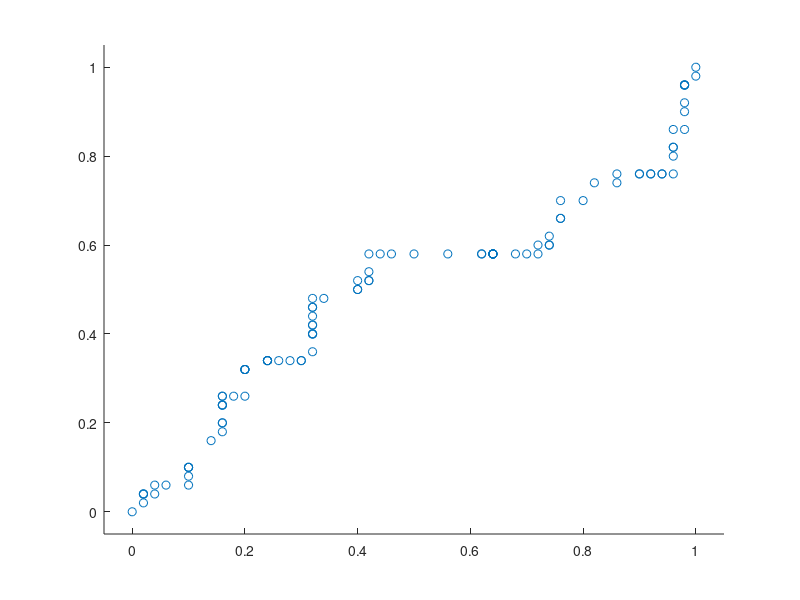

Reproduce this figure in MATLAB.
rng(42)
size = 100;
y = rand(1,size)>0.5;
pred = rand(1,size);

thresholds = 0.0: 0.01: 1;

tpr_array = [];
fpr_array = [];

for treshold = thresholds
    actual_positive = y == 1;
    actual_negative = y == 0;

    predicted_positive = pred >= treshold;
    predicted_negative = pred < treshold;
    
    %Ideal case
    %predicted_positive = actual_positive;
    %predicted_negative = actual_negative;

    tp = sum((predicted_positive + actual_positive)==2);
    tn = sum((predicted_negative + actual_negative)==2);

    fp = sum((predicted_positive + actual_negative)==2);
    fn = sum((predicted_negative + actual_positive)==2);

   
    % Confusion Matrix
    cm = [tp fn; fp tn];
    
    tpr = tp / (tp + fn);
    fpr = fp / (fp + tn);

    tpr_array = [tpr_array tpr];
    fpr_array = [fpr_array fpr];
end

scatter(fpr_array, tpr_array)
xlim([-0.05 1.05])
ylim([-0.05 1.05])
